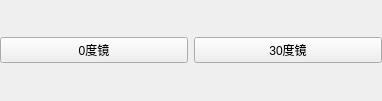
<?xml version="1.0" encoding="UTF-8"?>
<ui version="4.0">
 <class>RbDegreeMenu</class>
 <widget class="QWidget" name="RbDegreeMenu">
  <property name="geometry">
   <rect>
    <x>0</x>
    <y>0</y>
    <width>382</width>
    <height>101</height>
   </rect>
  </property>
  <property name="windowTitle">
   <string>SimLaparo</string>
  </property>
  <layout class="QVBoxLayout" name="verticalLayout">
   <property name="spacing">
    <number>0</number>
   </property>
   <property name="leftMargin">
    <number>0</number>
   </property>
   <property name="topMargin">
    <number>0</number>
   </property>
   <property name="rightMargin">
    <number>0</number>
   </property>
   <property name="bottomMargin">
    <number>0</number>
   </property>
   <item>
    <layout class="QHBoxLayout" name="horizontalLayout">
     <item>
      <widget class="QPushButton" name="btn0">
       <property name="text">
        <string>0度镜</string>
       </property>
      </widget>
     </item>
     <item>
      <widget class="QPushButton" name="btn30">
       <property name="text">
        <string>30度镜</string>
       </property>
      </widget>
     </item>
    </layout>
   </item>
  </layout>
 </widget>
 <layoutdefault spacing="6" margin="11"/>
 <resources/>
 <connections/>
</ui>
